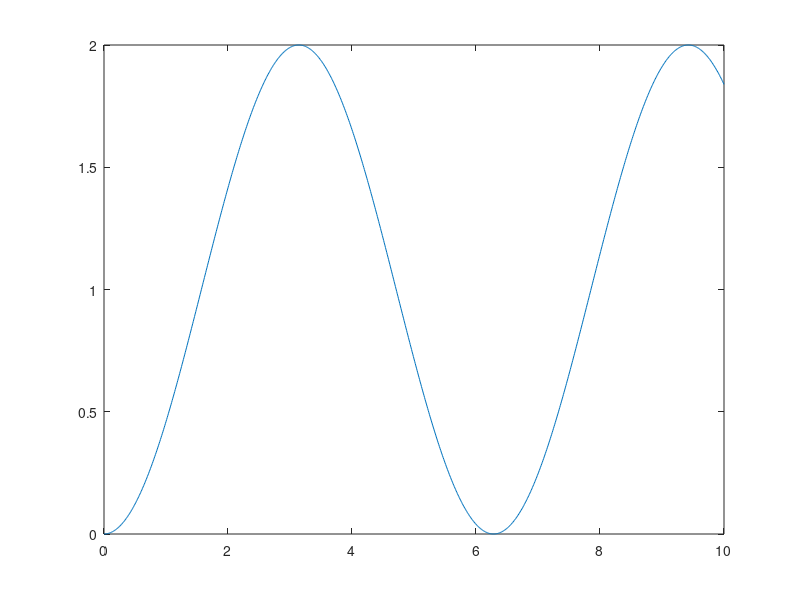
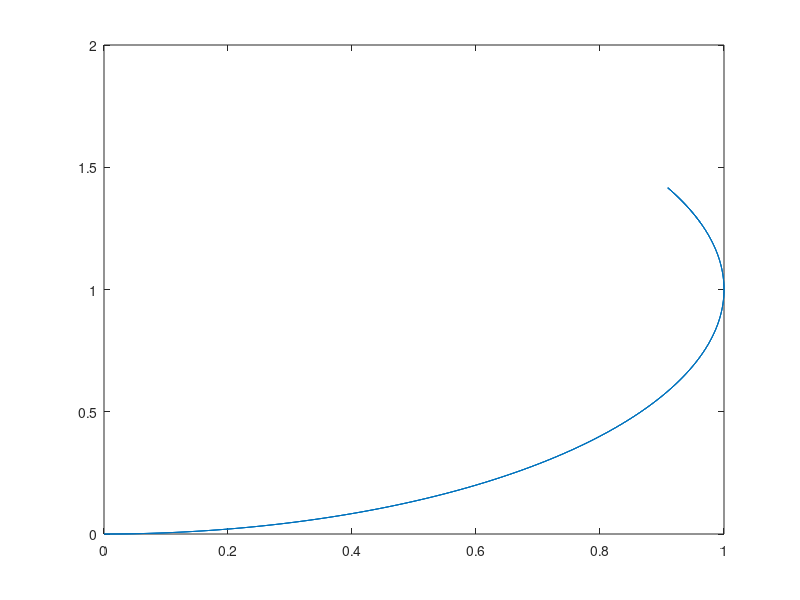

Recreate these plots in MATLAB, in order.
%este script se encarga de las simulaciones del robot diferencial
%utilizando el modelo cinematico.
b=2;

%se define el vector de tiempo
t=0:0.01:10;
samples=size(t)
%se defifnen las funciones que describen el comportamiento de los motores.
vr=2*sin(t);
vl=zeros(1,samples(2));

%se calcula la velocidad angular
omega=vr/b-vl/b;

%se calcula el angulo, la orientacion del robot

theta=zeros(1, samples(2));
for i=2:samples(2)
    theta(i)=trapz(t(1:i), omega(1:i));
end
figure
plot (t, theta)
%se calculan las velocidades traslacionales
vx=cos(theta).*(vr+vl)*0.5;
vy=sin(theta).*(vr+vl)*0.5;

%se calcula la posicion

x=zeros(1, samples(2));
y=zeros(1, samples(2));
for i=2:samples(2)
    x(i)=trapz(t(1:i), vx(1:i));
    y(i)=trapz(t(1:i), vy(1:i));
end
figure
plot (x,y)

